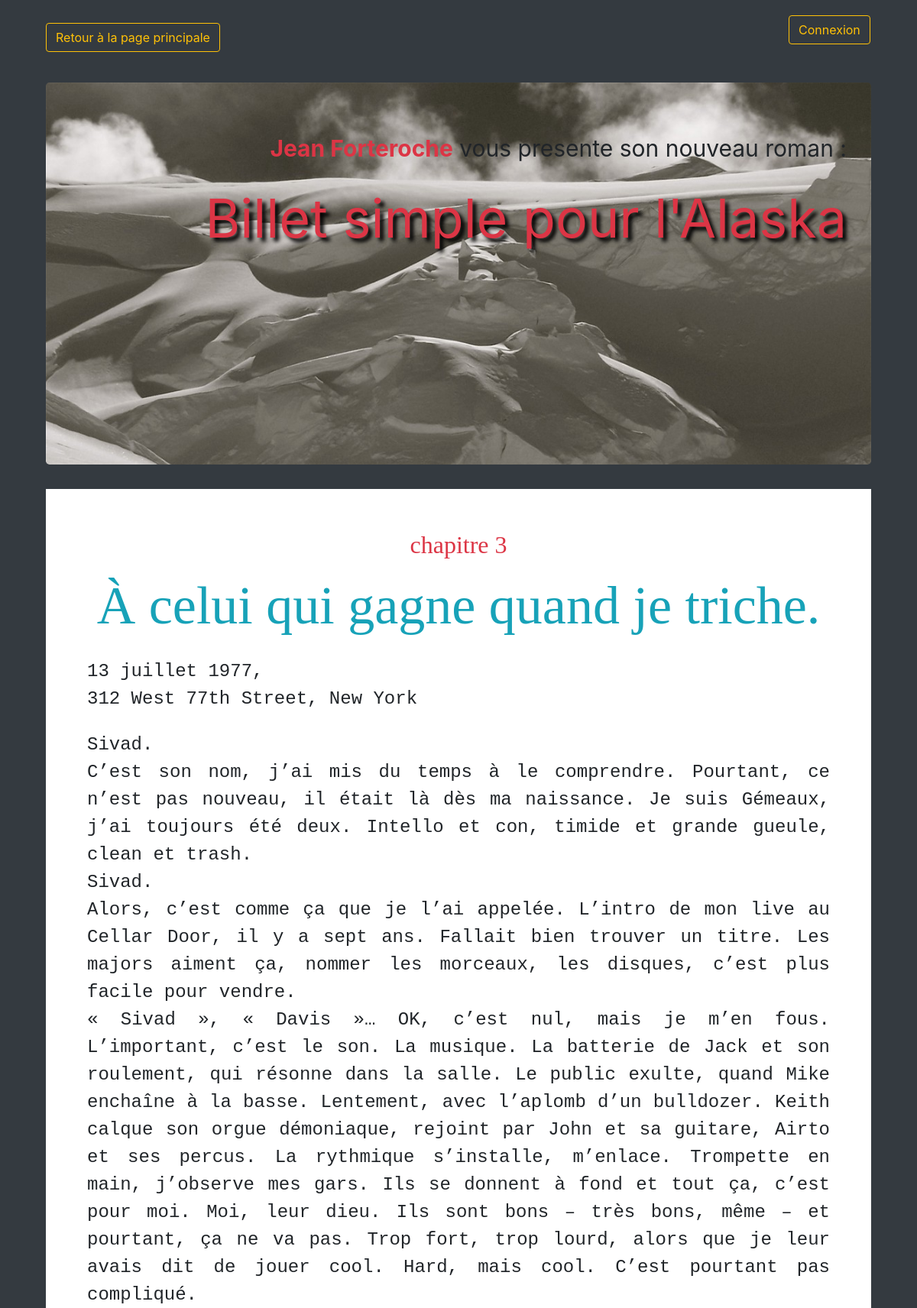
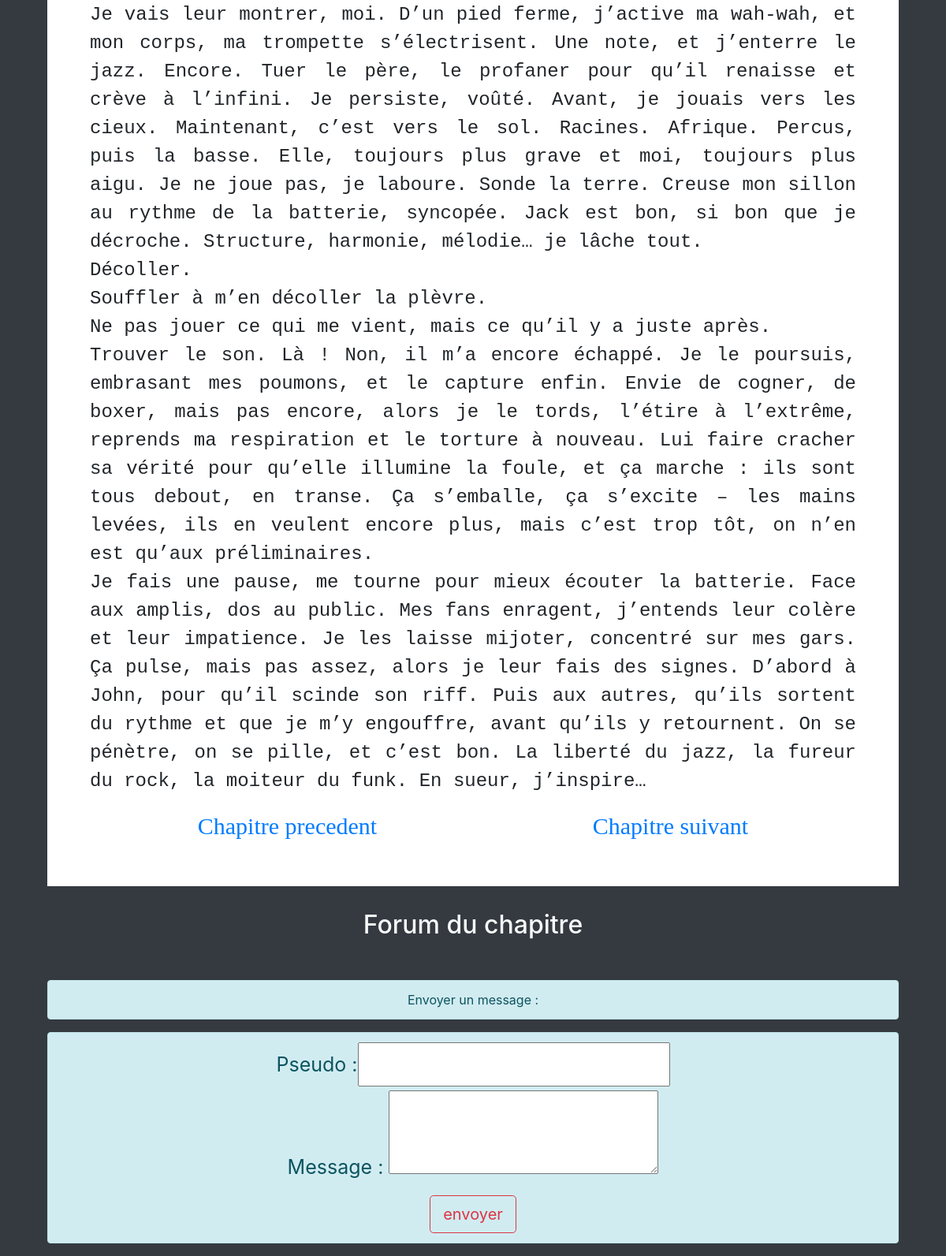
The page /index.php?action=chapterById&id=17 on the database its author committed (2 pictures, top to bottom).
### tables this page shows
CREATE TABLE `chapter` (
  `id` int(11) NOT NULL,
  `paragraph` text NOT NULL,
  `title` varchar(255) NOT NULL,
  `chapter_number` int(11) NOT NULL
);

### view/View.php (called while the page is built, shortened)
<?php
class View
{
    public function principalPage($template, $param=null)
    {
        $content=$this->calculateContent($template, $param);
        require('view/main.tpl.php');
        $pagePrincipal = ob_get_clean();
        return $pagePrincipal;
    }
    public function calculateContent($template, $param)
    {
        require($template);
        $content = ob_get_clean();
        return $content;
    }
}

### model/ChapterManager.php (called while the page is built, shortened)
<?php
class ChapterManager extends Manager
{
	public function getChapterById($id)
	{
		$db = $this->dbConnect();
		$req = $db->prepare('SELECT * FROM chapter WHERE id =?');
		$req->execute(array($id));
		$data = $req->fetch();
		return new ChapterObject($data);
	}
	public function countChapter()
	{
		$db = $this->dbConnect();
		$req = $db->query('SELECT COUNT(*) AS nbChapter FROM chapter');
		$data = $req->fetch();
		return $data;
	}
}

### model/ObjectDb.php (called while the page is built, shortened)
<?php
class ObjectDb
{
    public function hydrate(array $data)
    {
		foreach($data as $key => $value)
        {
            if (preg_match("#[A-Za-z_]#", $key))
            {
                $method = 'set'.ucfirst($key);
            }
        }
    }
}

### model/ChapterObject.php (called while the page is built)
<?php
class ChapterObject extends ObjectDb
{
    private $_id,
            $_paragraph,
            $_title,
            $_chapter_number;
    public function getParagraph()
    {
        return $this->_paragraph;
    }
    public function getTitle()
    {
        return $this->_title;
    }
    public function getId()
    {
        return $this->_id;
    }
    public function getChapterNumber()
    {
        return $this->_chapter_number;
    }
    public function setParagraph($paragraph)
    {
        if(is_string($paragraph))
        {
            $this->_paragraph = $paragraph;
        }
    }
    public function setTitle($title)
    {
        if(is_string($title))
        {
            $this->_title = $title;
        }
    }
    public function setId($id)
    {
        $id= (int) $id;
        if($id > 0)
        {
            $this->_id = $id;
        }
    }
    public function setChapter_number($chapter_number)
    {
        $chapter_number = (int) $chapter_number;
        if($chapter_number > 0 )
        {
            $this->_chapter_number = $chapter_number;
        }
    }
}

### view/chapterPage.tpl.php (the view, shortened to what this page needs)
<a href="index.php" class="btn btn-outline-warning" id="return_page_principal">Retour à la page principale</a>
<section id="section_page_chapter">
            <h2 class="text-danger text-center">chapitre <?= $chapter->getChapterNumber() ?></h2>
            <p id="title_chapter" class="text-info text-center"><?= $chapter->getTitle()?></p>
            <p id="chapter_paragraph"><?= $chapter->getParagraph()?></p>
            <?php
            if($chapter->getChapterNumber()==1 )
            {?>
                <a class = "next_chapter_style"href="index.php?action=nextChapter&amp;id=<?=$chapter->getId()?>">Chapitre suivant</a>
            <?php
            }
            elseif ($chapter->getChapterNumber() == $countNbChapter)
            {?>
                <a class = "next_chapter_style" href="index.php?action=beforeChapter&amp;id=<?=$chapter->getId()?>">Chapitre precedent</a>
            <?php
            }
            else
            {?>
                <div class="d-flex  justify-content-around">
                    <a class = "next_chapter_style" href="index.php?action=beforeChapter&amp;id=<?=$chapter->getId()?>">Chapitre precedent</a>
                    <a class = "next_chapter_style" href="index.php?action=nextChapter&amp;id=<?=$chapter->getId()?>">Chapitre suivant</a>
                </div>
            <?php } ?>
</section>
<section id="forum">
            <h2 class="text-light text-center">Forum du chapitre</h2>
            <p class="container text-center alert alert-info" id="form_forum">Envoyer un message : </p>
            <form id="form_width" class=" alert alert-info text-center container" action="index.php?action=addMessage&amp;chapter_id=<?=$chapter->getId()?>" method="post">
                <label for="author">Pseudo : </label><input class="form_input_width" type="text" name="author" id="author"/><br/>
                <label for="message">Message : </label>
                <textarea id="message" name="message" class="form_input_width"></textarea><br/>
                <input class="btn btn-outline-danger btn-lg" type="submit" value="envoyer">
            </form>
</section>

### view/css/styles.css (style rules this page uses)
body { width: 90%; margin:auto; }
form { margin-top : 200px; width: 60%; margin:auto; }
#section_page_chapter { background-color: white; font-size: 30px; font-family: cursive; text-align: justify; padding: 5%; }
#title_chapter { font-size: 70px; }
#forum { margin-top : 30px; }
#form_forum { margin-top:50px; }
form { line-height: 50px; font-size : 25px; }
#return_page_principal { margin-bottom: 30px; position : fixed; top : 30px; }

### rows shown on the page
chapter: chapter_number "3", title "À celui qui gagne quand je triche.", paragraph "13 juillet 1977, 312 West 77th Street, New York Sivad. C’est son nom, j’ai mis du temps à le comprendre. Pourtant, ce n’est pas nouveau, il était là dès ma naissance. Je suis Gémeaux, j’ai toujours été deux. Intello et con, timide et grande gueule, clean et trash. Sivad. Alors, c’est comme ça que je l’ai appelée. L’intro de mon live au Cellar Door, il y a sept ans. Fallait bien trouver un titre. Les majors aiment ça, nommer les morceaux, les disques, c’est plus facile pour vendre. « Sivad », « Davis »… OK, c’est nul, mais je m’en fous. L’important, c’est le son. La musique. La batterie de Jack et son roulement, qui résonne dans la salle. Le public exulte, quand Mike enchaîne à la basse.…"
